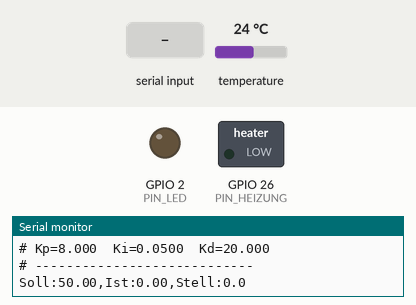
This sketch was run on a simulated ESP32. On the bench: switched loads named in the sketch (green lamp = pin HIGH), output pins drawn as LEDs (lit = HIGH), the last lines printed to the serial monitor. Inputs (shaded band) come from the test bench; at power-on: temperature 24 °C. EEPROM starts erased.

Above: at 1.4 s.
1.5 s: temperature set to 41 °C
At 5.1 s:
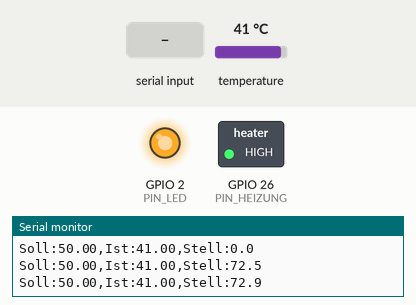
7.7 s: "s,45\n" received over Serial
At 9.1 s:
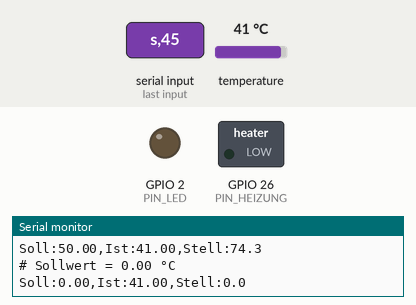
Timing chart, 0 to 10.7 s (numbered marks = the images above; inputs shaded):
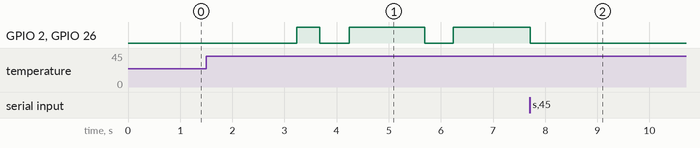

The sketch:

PID_Temperatur.ino
```cpp
/*
  ==========================================================================
  PID_Temperatur.ino  –  Temperaturregelung mit ESP32 (Arduino IDE)
  ==========================================================================

  Funktion
  --------
  - Istwert:   DS18B20 (OneWire), nicht-blockierend gelesen
  - Stellglied: Heizung über SSR (Solid-State-Relais), angesteuert mit
                Zeit-Proportional-PWM (Schwingungspaket-Prinzip):
                Stellwert 0..100 % = Einschaltanteil innerhalb eines Zeitfensters
  - Regler:    PID mit Anti-Windup, D-Anteil auf den Istwert (kein D-Kick)
  - Sicherheit: Übertemperatur-Abschaltung und Sensorfehler -> Heizung AUS,
                Zustand verriegelt bis Quittierung ("r")
  - Bedienung: Serieller Monitor (115200 Baud), Parameter im Flash speicherbar
  - Ausgabe:   CSV-Zeile pro Abtastung -> direkt im Seriellen Plotter nutzbar

  Benötigte Bibliotheken (Bibliotheksverwalter)
  ---------------------------------------------
  - OneWire            (Paul Stoffregen)
  - DallasTemperature  (Miles Burton)
  - Preferences        (im ESP32-Core enthalten)

  Verdrahtung
  -----------
  DS18B20:  VDD -> 3,3 V, GND -> GND, DATA -> GPIO 4  + 4,7 kΩ Pull-up nach 3,3 V
  SSR:      Steuer+ -> GPIO 26, Steuer- -> GND  (SSR mit 3-32 V DC Eingang)
  LED:      Onboard-LED GPIO 2 (zeigt Heizung an, blinkt schnell bei Fehler)

  Serielle Befehle (jeweils mit Enter abschließen)
  ------------------------------------------------
  s <wert>   Sollwert in °C            z.B.  s 60
  p <wert>   Kp setzen                  z.B.  p 8
  i <wert>   Ki setzen (1/s)            z.B.  i 0.05
  d <wert>   Kd setzen (s)              z.B.  d 20
  m <wert>   Handbetrieb, Stellwert %   z.B.  m 30
  a          Automatikbetrieb (PID)
  r          Fehler quittieren
  w          Parameter im Flash speichern
  ?          Status anzeigen
  ==========================================================================
*/

#include <OneWire.h>
#include <DallasTemperature.h>
#include <Preferences.h>

// ---------------------------- Konfiguration -------------------------------
constexpr uint8_t  PIN_ONEWIRE     = 4;
constexpr uint8_t  PIN_HEIZUNG     = 26;
constexpr uint8_t  PIN_LED         = 2;

constexpr uint32_t ABTASTZEIT_MS   = 1000;   // Reglertakt (DS18B20 12 bit braucht 750 ms)
constexpr uint32_t PWM_FENSTER_MS  = 2000;   // Zeitfenster für SSR-Taktung
constexpr uint32_t MIN_SCHALT_MS   = 50;     // kürzeste Ein-/Auszeit (SSR schonen)

constexpr float    T_MAX           = 95.0f;  // Übertemperatur -> Abschaltung
constexpr float    SOLL_MIN        = 0.0f;
constexpr float    SOLL_MAX        = 90.0f;

// ---------------------------- PID-Baustein --------------------------------
struct PID {
  float kp = 8.0f, ki = 0.05f, kd = 20.0f;
  float outMin = 0.0f, outMax = 100.0f;
  float dtMax  = 5.0f;          // längere Pausen -> Neustart des Reglers

  float iAnteil    = 0.0f;      // fertig gewichteter I-Anteil (ki bereits enthalten)
  float prevInput  = 0.0f;
  uint32_t lastMicros = 0;
  bool  neustart   = true;

  void reset() {
    iAnteil  = 0.0f;
    neustart = true;
  }

  // Stoßfreie Umschaltung Hand -> Automatik: I-Anteil auf aktuellen Stellwert setzen
  void uebernehmen(float stellwert, float istwert) {
    iAnteil    = constrain(stellwert, outMin, outMax);
    prevInput  = istwert;
    lastMicros = micros();
    neustart   = false;
  }

  float update(float sollwert, float istwert) {
    uint32_t jetzt = micros();
    float dt = (jetzt - lastMicros) / 1e6f;   // Sekunden (Überlauf-sicher durch uint32)
    lastMicros = jetzt;

    if (neustart || dt <= 0.0f || dt > dtMax) {   // erster Aufruf / Ausreißer
      prevInput = istwert;
      neustart  = false;
      return constrain(iAnteil, outMin, outMax);
    }

    float fehler = sollwert - istwert;

    // P-Anteil
    float pAnteil = kp * fehler;

    // D-Anteil auf den Istwert -> kein Sprung bei Sollwertänderung
    float dAnteil = -kd * (istwert - prevInput) / dt;
    prevInput = istwert;

    // I-Anteil mit Anti-Windup (bedingte Integration + Begrenzung)
    float iNeu = iAnteil + ki * fehler * dt;
    float outTest = pAnteil + iNeu + dAnteil;
    bool  saettigtOben  = (outTest > outMax) && (fehler > 0);
    bool  saettigtUnten = (outTest < outMin) && (fehler < 0);
    if (!saettigtOben && !saettigtUnten) {
      iAnteil = constrain(iNeu, outMin, outMax);
    }

    float out = pAnteil + iAnteil + dAnteil;
    return constrain(out, outMin, outMax);
  }
};

// ---------------------------- Globale Objekte -----------------------------
OneWire           oneWire(PIN_ONEWIRE);
DallasTemperature sensoren(&oneWire);
Preferences       prefs;
PID               pid;

enum class Modus : uint8_t { AUTO, HAND, FEHLER };
Modus  modus        = Modus::AUTO;

float  sollwert     = 50.0f;
float  istwert      = NAN;
float  stellwert    = 0.0f;   // 0..100 %
float  handwert     = 0.0f;
String fehlerText   = "";

uint32_t letzteAbtastung = 0;
uint32_t fensterStart    = 0;
bool     messungLaeuft   = false;
String   eingabe;

// ---------------------------- Parameter im Flash --------------------------
void parameterLaden() {
  prefs.begin("pidtemp", true);
  sollwert = prefs.getFloat("soll", sollwert);
  pid.kp   = prefs.getFloat("kp", pid.kp);
  pid.ki   = prefs.getFloat("ki", pid.ki);
  pid.kd   = prefs.getFloat("kd", pid.kd);
  prefs.end();
}

void parameterSpeichern() {
  prefs.begin("pidtemp", false);
  prefs.putFloat("soll", sollwert);
  prefs.putFloat("kp", pid.kp);
  prefs.putFloat("ki", pid.ki);
  prefs.putFloat("kd", pid.kd);
  prefs.end();
  Serial.println(F("# Parameter gespeichert"));
}

// ---------------------------- Hilfsfunktionen -----------------------------
void heizungAus() {
  digitalWrite(PIN_HEIZUNG, LOW);
  stellwert = 0.0f;
}

void fehlerSetzen(const String& text) {
  if (modus != Modus::FEHLER) {
    modus      = Modus::FEHLER;
    fehlerText = text;
    heizungAus();
    Serial.print(F("# FEHLER: "));
    Serial.println(text);
  }
}

void statusAusgeben() {
  Serial.println(F("# ---------- Status ----------"));
  Serial.printf("# Modus:     %s\n",
                modus == Modus::AUTO ? "AUTOMATIK" :
                modus == Modus::HAND ? "HAND" : "FEHLER");
  if (modus == Modus::FEHLER) Serial.printf("# Fehler:    %s\n", fehlerText.c_str());
  Serial.printf("# Sollwert:  %.2f °C\n", sollwert);
  Serial.printf("# Istwert:   %.2f °C\n", istwert);
  Serial.printf("# Stellwert: %.1f %%\n", stellwert);
  Serial.printf("# Kp=%.3f  Ki=%.4f  Kd=%.3f\n", pid.kp, pid.ki, pid.kd);
  Serial.println(F("# ----------------------------"));
}

// ---------------------------- Serielle Befehle ----------------------------
void befehlAusfuehren(String cmd) {
  cmd.trim();
  if (cmd.length() == 0) return;

  char  c    = tolower(cmd.charAt(0));
  float wert = cmd.substring(1).toFloat();

  switch (c) {
    case 's':
      sollwert = constrain(wert, SOLL_MIN, SOLL_MAX);
      Serial.printf("# Sollwert = %.2f °C\n", sollwert);
      break;
    case 'p': pid.kp = max(0.0f, wert); Serial.printf("# Kp = %.3f\n", pid.kp); break;
    case 'i': pid.ki = max(0.0f, wert); Serial.printf("# Ki = %.4f\n", pid.ki); break;
    case 'd': pid.kd = max(0.0f, wert); Serial.printf("# Kd = %.3f\n", pid.kd); break;
    case 'm':
      if (modus == Modus::FEHLER) { Serial.println(F("# Erst Fehler quittieren (r)")); break; }
      handwert = constrain(wert, 0.0f, 100.0f);
      modus    = Modus::HAND;
      Serial.printf("# Handbetrieb, Stellwert = %.1f %%\n", handwert);
      break;
    case 'a':
      if (modus == Modus::FEHLER) { Serial.println(F("# Erst Fehler quittieren (r)")); break; }
      if (modus == Modus::HAND && !isnan(istwert)) pid.uebernehmen(handwert, istwert);
      modus = Modus::AUTO;
      Serial.println(F("# Automatikbetrieb"));
      break;
    case 'r':
      if (modus == Modus::FEHLER) {
        modus = Modus::AUTO;
        fehlerText = "";
        pid.reset();
        Serial.println(F("# Fehler quittiert, Automatikbetrieb"));
      }
      break;
    case 'w': parameterSpeichern(); break;
    case '?': statusAusgeben(); break;
    default:  Serial.println(F("# Unbekannter Befehl (? fuer Status)")); break;
  }
}

void seriellLesen() {
  while (Serial.available()) {
    char ch = Serial.read();
    if (ch == '\n' || ch == '\r') {
      befehlAusfuehren(eingabe);
      eingabe = "";
    } else if (eingabe.length() < 32) {
      eingabe += ch;
    }
  }
}

// ---------------------------- Messung + Regelung --------------------------
void abtastung() {
  // 1) Ergebnis der im letzten Zyklus gestarteten Messung abholen
  if (messungLaeuft) {
    float t = sensoren.getTempCByIndex(0);

    if (t == DEVICE_DISCONNECTED_C) {
      fehlerSetzen("Sensor nicht gefunden / getrennt");
    } else if (t == 85.0f && isnan(istwert)) {
      // 85 °C ist der Einschaltwert des DS18B20 -> erste Messung verwerfen
    } else {
      istwert = t;
      if (istwert >= T_MAX) fehlerSetzen("Uebertemperatur");
    }
  }

  // 2) Neue Messung starten (nicht blockierend)
  sensoren.requestTemperatures();
  messungLaeuft = true;

  // 3) Stellwert berechnen
  if (isnan(istwert) || modus == Modus::FEHLER) {
    heizungAus();
  } else if (modus == Modus::HAND) {
    stellwert = handwert;
    pid.uebernehmen(handwert, istwert);   // Regler läuft mit -> stoßfrei zurück
  } else {
    stellwert = pid.update(sollwert, istwert);
  }

  // 4) CSV für Seriellen Plotter
  Serial.printf("Soll:%.2f,Ist:%.2f,Stell:%.1f\n",
                sollwert, isnan(istwert) ? 0.0f : istwert, stellwert);
}

// ---------------------------- SSR-Ansteuerung -----------------------------
void ssrAnsteuern() {
  uint32_t jetzt = millis();
  if (jetzt - fensterStart >= PWM_FENSTER_MS) fensterStart += PWM_FENSTER_MS;

  if (modus == Modus::FEHLER) {
    digitalWrite(PIN_HEIZUNG, LOW);
    return;
  }

  uint32_t einZeit = (uint32_t)(stellwert / 100.0f * PWM_FENSTER_MS);
  if (einZeit < MIN_SCHALT_MS) einZeit = 0;                               // zu kurz -> aus
  if (einZeit > PWM_FENSTER_MS - MIN_SCHALT_MS) einZeit = PWM_FENSTER_MS; // fast voll -> an

  digitalWrite(PIN_HEIZUNG, (jetzt - fensterStart) < einZeit ? HIGH : LOW);
}

void ledAnzeigen() {
  if (modus == Modus::FEHLER) {
    digitalWrite(PIN_LED, (millis() / 150) % 2);   // schnelles Blinken
  } else {
    digitalWrite(PIN_LED, digitalRead(PIN_HEIZUNG));
  }
}

// ---------------------------- Setup / Loop --------------------------------
void setup() {
  pinMode(PIN_HEIZUNG, OUTPUT);
  digitalWrite(PIN_HEIZUNG, LOW);   // sofort sicherer Zustand
  pinMode(PIN_LED, OUTPUT);

  Serial.begin(115200);
  delay(200);
  Serial.println(F("# PID-Temperaturregelung ESP32"));

  sensoren.begin();
  sensoren.setResolution(12);
  sensoren.setWaitForConversion(false);   // nicht blockierend
  if (sensoren.getDeviceCount() == 0) {
    fehlerSetzen("Kein DS18B20 gefunden");
  }

  parameterLaden();
  pid.outMin = 0.0f;
  pid.outMax = 100.0f;
  pid.dtMax  = 5.0f * ABTASTZEIT_MS / 1000.0f;
  pid.reset();

  statusAusgeben();
  letzteAbtastung = millis();
  fensterStart    = millis();
}

void loop() {
  seriellLesen();

  if (millis() - letzteAbtastung >= ABTASTZEIT_MS) {
    letzteAbtastung += ABTASTZEIT_MS;
    abtastung();
  }

  ssrAnsteuern();
  ledAnzeigen();
}
```

Measured:
- after the input at 7.7 s, GPIO 2 (PIN_LED), GPIO 26 (PIN_HEIZUNG): goes on until 7.7 s, then stays LOW
